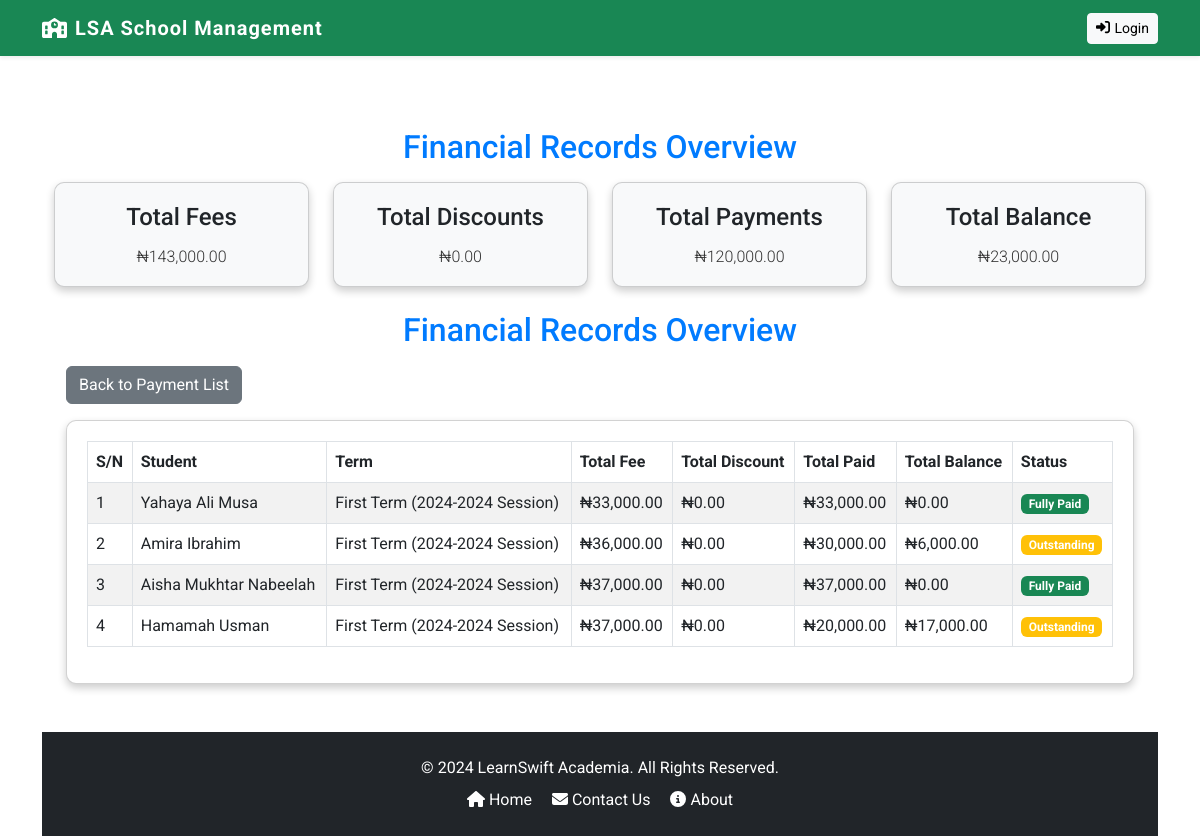
Screenshot of /financial-records/ with the database file from the repository.
### core/models.py (models this page shows, shortened)
class FinancialRecord(models.Model):
    student = models.ForeignKey('Student', on_delete=models.CASCADE)
    term = models.ForeignKey('Term', on_delete=models.CASCADE)
    total_fee = models.DecimalField(max_digits=10, decimal_places=2)
    total_discount = models.DecimalField(max_digits=10, decimal_places=2, default=0)
    total_paid = models.DecimalField(max_digits=10, decimal_places=2, default=0)
    outstanding_balance = models.DecimalField(max_digits=10, decimal_places=2, default=0)
    archived = models.BooleanField(default=False)
    class Meta:
        unique_together = ('student', 'term')  # Ensure one record per student per term
    @property
    def is_fully_paid(self):
        return self.outstanding_balance == 0

class Student(models.Model):
    GENDER_CHOICES = [
        ('M', 'Male'),
        ('F', 'Female'),
    ]
    STATUS_CHOICES = [
        ('active', 'Active'),
        ('dormant', 'Dormant'),
        ('left', 'Left School'),
    ]
    user = models.OneToOneField(CustomUser, on_delete=models.CASCADE, primary_key=True, related_name='student')
    LSA_number = models.CharField(max_length=20, unique=True, null=True)
    profile_image = models.ImageField(upload_to='media/profile_images/', default='profile_images/default.jpg')
    date_of_birth = models.DateField()
    gender = models.CharField(max_length=1, choices=GENDER_CHOICES)
    student_guardian = models.ForeignKey('Guardian', on_delete=models.SET_NULL, null=True, related_name='students')
    relationship = models.CharField(max_length=50)
    current_class = models.ForeignKey('Class', on_delete=models.SET_NULL, null=True, blank=True, related_name='enrolled_students', default=None)
    status = models.CharField(max_length=10, choices=STATUS_CHOICES, default='active')
    promotion_history = models.TextField(blank=True)  # To store history of movements as JSON

class CustomUser(AbstractUser):
    USER_ROLES = (
        ('student', 'Student'),
        ('teacher', 'Teacher'),
        ('guardian', 'Guardian'),
        ('accountant', 'Accountant'),
        ('admin', 'Admin'),
    )
    role = models.CharField(max_length=20, choices=USER_ROLES)

class Term(models.Model):
    TERM_OPTIONS = [
        ('First Term', 'First'),
        ('Second Term', 'Second'),
        ('Third Term', 'Third'),
    ]
    session = models.ForeignKey(Session, related_name='terms', on_delete=models.CASCADE)
    name = models.CharField(max_length=20, choices=TERM_OPTIONS)
    start_date = models.DateField()
    end_date = models.DateField()
    is_active = models.BooleanField(default=True)
    def __str__(self):
        return f"{self.name} ({self.session.name})"

class Session(models.Model):
    start_date = models.DateField()
    end_date = models.DateField()
    is_active = models.BooleanField(default=True)
    @property
    def name(self):
        start_year = self.start_date.year
        end_year = self.end_date.year
        return f"{start_year}-{end_year} Session"

### core/views.py (the view)
# urls.py: path('financial-records/', FinancialRecordListView.as_view(), name='financial_record_list'),
class FinancialRecordListView(ListView):
    model = FinancialRecord
    template_name = 'financial_record/financial_record_list.html'
    context_object_name = 'financial_records'
    def get_queryset(self):
        return FinancialRecord.objects.annotate(total_paid_amount=Sum('payments__amount_paid')).order_by('student__user__last_name')
    def get_context_data(self, **kwargs):
        context = super().get_context_data(**kwargs)
        context['total_fee'] = self.get_queryset().aggregate(total_fee=Sum('total_fee'))['total_fee'] or 0
        context['total_discount'] = self.get_queryset().aggregate(total_discount=Sum('total_discount'))['total_discount'] or 0
        context['total_paid'] = self.get_queryset().aggregate(total_paid=Sum('total_paid'))['total_paid'] or 0
        context['total_outstanding_balance'] = self.get_queryset().aggregate(
            total_outstanding_balance=Sum('outstanding_balance')
        )['total_outstanding_balance'] or 0
        return context

### core/templates/financial_record/financial_record_list.html
{% extends 'base.html' %}
{% load humanize %}
{% block content %}
<div class="container">
    <h2 class="mt-4 mb-3 text-center">Financial Records Overview</h2>
    <div class="row mb-3">
        <div class="col-md-3">
            <div class="card bg-light">
                <div class="card-body text-center">
                    <h5 class="card-title">Total Fees</h5>
                    <p class="card-text display-6">₦{{ total_fee|floatformat:2|intcomma }}</p>
                </div>
            </div>
        </div>
        <div class="col-md-3">
            <div class="card bg-light">
                <div class="card-body text-center">
                    <h5 class="card-title">Total Discounts</h5>
                    <p class="card-text display-6">₦{{ total_discount|floatformat:2|intcomma }}</p>
                </div>
            </div>
        </div>
        <div class="col-md-3">
            <div class="card bg-light">
                <div class="card-body text-center">
                    <h5 class="card-title">Total Payments</h5>
                    <p class="card-text display-6">₦{{ total_paid|floatformat:2|intcomma }}</p>
                </div>
            </div>
        </div>
        <div class="col-md-3">
            <div class="card bg-light">
                <div class="card-body text-center">
                    <h5 class="card-title">Total Balance</h5>
                    <p class="card-text display-6">₦{{ total_outstanding_balance|floatformat:2|intcomma }}</p>
                </div>
            </div>
        </div>
    </div>
    <div class="container">
        <h2 class="mt-4 mb-3 text-center">Financial Records Overview</h2>
        <a href="{% url 'payment_list' %}" class="btn btn-secondary mb-3">Back to Payment List</a>
        <div class="card">
            <div class="card-body">
                <table class="table table-bordered table-striped">
                    <thead class="thead-dark">
                        <tr>
                            <th>S/N</th>
                            <th>Student</th>
                            <th>Term</th>
                            <th>Total Fee</th>
                            <th>Total Discount</th>
                            <th>Total Paid</th>
                            <th>Total Balance</th>
                            <th>Status</th>
                        </tr>
                    </thead>
                    <tbody>
                        {% for record in financial_records %}
                            <tr>
                                <td>{{ forloop.counter }}</td>
                                <td>{{ record.student.user.get_full_name }}</td>
                                <td>{{ record.term }}</td>
                                <td>₦{{ record.total_fee|floatformat:2|intcomma }}</td>
                                <td>₦{{ record.total_discount|floatformat:2|intcomma }}</td>
                                <td>
                                    {% if record.total_paid %}
                                        ₦{{ record.total_paid|floatformat:2|intcomma }}
                                    {% else %}
                                        ₦0.00
                                    {% endif %}
                                </td>
                                <td>₦{{ record.outstanding_balance|floatformat:2|intcomma }}</td>
                                <td>
                                    {% if record.is_fully_paid %}
                                        <span class="badge bg-success">Fully Paid</span>
                                    {% else %}
                                        <span class="badge bg-warning">Outstanding</span>
                                    {% endif %}
                                </td>
                            </tr>
                        {% empty %}
                            <tr>
                                <td colspan="8" class="text-center">No financial records available.</td>
                            </tr>
                        {% endfor %}
                    </tbody>
                </table>
            </div>
        </div>
    </div>
    {% endblock %}

### core/static/css/custom.css (style rules this page uses)
:root { --bs-primary: #4e73df; --bs-secondary: #858796; --bs-success: #1cc88a; --bs-info: #36b9cc; --bs-warning: #f6c23e; --bs-danger: #e74a3b; --bs-light: #f8f9fc; --bs-dark: #5a5c69; --bs-font-sans-serif: 'Roboto', sans-serif; }
html, body { height: 100%; margin: 0; display: flex; flex-direction: column; }
body { font-family: 'Roboto', sans-serif; }
h1, h2, h3, h4, h5, h6 { color: #007bff; }
.card { box-shadow: 0 4px 8px 0 rgba(0, 0, 0, 0.2); transition: 0.3s; border-radius: 10px; }
.card-body { padding: 20px; }
.card-title { font-size: 1.5rem; margin-bottom: 15px; }
.card-text { font-size: 1rem; color: #333; }

### rows the page displays
FinancialRecord: student.user.get_full_name "Yahaya Ali Musa", term "First Term (2024-2024 Session)", total_fee "33,000.00", total_discount "0.00", total_paid "33,000.00", outstanding_balance "0.00", shows "Fully Paid"
FinancialRecord: student.user.get_full_name "Amira Ibrahim", term "First Term (2024-2024 Session)", total_fee "36,000.00", total_discount "0.00", total_paid "30,000.00", outstanding_balance "6,000.00", shows "Outstanding"
FinancialRecord: student.user.get_full_name "Aisha Mukhtar Nabeelah", term "First Term (2024-2024 Session)", total_fee "37,000.00", total_discount "0.00", total_paid "37,000.00", outstanding_balance "0.00", shows "Fully Paid"
FinancialRecord: student.user.get_full_name "Hamamah Usman", term "First Term (2024-2024 Session)", total_fee "37,000.00", total_discount "0.00", total_paid "20,000.00", outstanding_balance "17,000.00", shows "Outstanding"

### other values shown
{{ total_fee|floatformat:2|intcomma }} "143,000.00"
{{ total_discount|floatformat:2|intcomma }} "0.00"
{{ total_paid|floatformat:2|intcomma }} "120,000.00"
{{ total_outstanding_balance|floatformat:2|intcomma }} "23,000.00"
